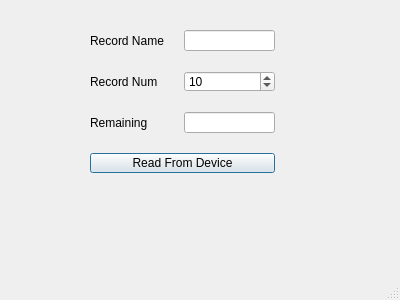
<?xml version="1.0" encoding="UTF-8"?>
<ui version="4.0">
 <class>Dialog</class>
 <widget class="QDialog" name="Dialog">
  <property name="geometry">
   <rect>
    <x>0</x>
    <y>0</y>
    <width>400</width>
    <height>300</height>
   </rect>
  </property>
  <property name="acceptDrops">
   <bool>true</bool>
  </property>
  <property name="windowTitle">
   <string>Libs</string>
  </property>
  <property name="sizeGripEnabled">
   <bool>true</bool>
  </property>
  <widget class="QWidget" name="layoutWidget">
   <property name="geometry">
    <rect>
     <x>80</x>
     <y>20</y>
     <width>205</width>
     <height>163</height>
    </rect>
   </property>
   <layout class="QGridLayout" name="gridLayout">
    <property name="leftMargin">
     <number>10</number>
    </property>
    <property name="topMargin">
     <number>10</number>
    </property>
    <property name="rightMargin">
     <number>10</number>
    </property>
    <property name="bottomMargin">
     <number>10</number>
    </property>
    <property name="spacing">
     <number>20</number>
    </property>
    <item row="0" column="0">
     <widget class="QLabel" name="label_3">
      <property name="text">
       <string>Record Name</string>
      </property>
     </widget>
    </item>
    <item row="0" column="1">
     <widget class="QLineEdit" name="recordnameLineEdit"/>
    </item>
    <item row="1" column="0">
     <widget class="QLabel" name="label">
      <property name="text">
       <string>Record Num</string>
      </property>
     </widget>
    </item>
    <item row="1" column="1">
     <widget class="QSpinBox" name="recordnumSpinBox">
      <property name="maximum">
       <number>20</number>
      </property>
      <property name="value">
       <number>10</number>
      </property>
     </widget>
    </item>
    <item row="2" column="0">
     <widget class="QLabel" name="label_2">
      <property name="text">
       <string>Remaining</string>
      </property>
     </widget>
    </item>
    <item row="2" column="1">
     <widget class="QLineEdit" name="remainingrecordLineEdit"/>
    </item>
    <item row="3" column="0" colspan="2">
     <widget class="QPushButton" name="readIOButton">
      <property name="text">
       <string>Read From Device</string>
      </property>
      <property name="autoDefault">
       <bool>true</bool>
      </property>
      <property name="flat">
       <bool>false</bool>
      </property>
     </widget>
    </item>
   </layout>
  </widget>
 </widget>
 <resources/>
 <connections/>
</ui>
